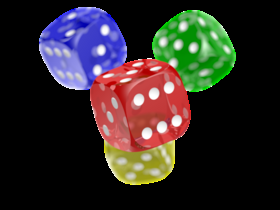
#> input picture phase2/test_image.jpg, 280 x 210 px, given in place of the camera
$ python cam_viewer.py   (older library calls are emulated)
#> lines starting #> are read from the running program, lines starting #| are printed output that depends on the picture
#!/usr/bin/env python3
#-----------------------------------------------------------------------------------
# Visionneuse IPES : flux camera en continu sur les lunettes, bascule au clavier SSH,
# indice de nettete pour regler le focus. HUD arrete (une camera = un seul programme).
# Lancement : DISPLAY=:0 python3 cam_viewer.py
#-----------------------------------------------------------------------------------
import os
import sys
import threading
import time

import cv2
import numpy as np

import hud_config as cfg

CAMERAS = [("GAUCHE", cfg.CAM_LEFT), ("DROITE", cfg.CAM_RIGHT),
           ("ARRIERE", cfg.CAM_BACK), ("NUIT IMX462", cfg.CAM_NIGHT)]
AZERTY = {'&': '1', '\u00e9': '2', '"': '3', "'": '4'}   # rangee chiffres sans Maj
touche = None


def lire_clavier():
    """Touches tapees dans le terminal SSH (suivies d'Entree)."""
    global touche
    while True:
        try:
            brut = os.read(sys.stdin.fileno(), 1024)
        except Exception:
            time.sleep(0.1)
            continue
        if not brut:
            time.sleep(0.5)
            continue
        ligne = brut.decode('utf-8', errors='replace').strip()
        if ligne:
            touche = AZERTY.get(ligne[0], ligne[0])


def ouvrir(i):
    """Une seule camera ouverte a la fois : pas de conflit de bande passante sur le hub."""
    nom, chemin = CAMERAS[i]
    cap = cv2.VideoCapture(chemin, cv2.CAP_V4L2)
    cap.set(cv2.CAP_PROP_FOURCC, cv2.VideoWriter_fourcc(*'MJPG'))
    cap.set(cv2.CAP_PROP_FRAME_WIDTH, 1280)
    cap.set(cv2.CAP_PROP_FRAME_HEIGHT, 720)
    cap.set(cv2.CAP_PROP_BUFFERSIZE, 1)
    print(f"Camera {i + 1} : {nom} {'OK' if cap.isOpened() else 'INTROUVABLE'}", flush=True)
    return cap


if __name__ == "__main__":
    threading.Thread(target=lire_clavier, daemon=True).start()
    print("Touches (+ Entree) : n suivante | 1-4 directe | z zoom centre | r raz max | q quitter")
    cv2.namedWindow("IPES CAM", cv2.WINDOW_NORMAL)
    cv2.resizeWindow("IPES CAM", cfg.ECRAN_W, cfg.ECRAN_H)

    # Zone utile du HUD (memes marges que hud_v1)
    hud_w = int(cfg.ECRAN_W * (1 - cfg.MARGE_G - cfg.MARGE_D))
    hud_h = int(cfg.ECRAN_H * (1 - 2 * cfg.MARGE_Y))
    ox, oy = int(cfg.ECRAN_W * cfg.MARGE_G), (cfg.ECRAN_H - hud_h) // 2

    i, zoom = 0, False
    cap = ouvrir(i)
    net, net_max, lum, t_print = 0.0, 0.0, 0.0, 0.0
    vert, orange = (0, 200, 0), (0, 165, 255)

    while True:
        ok, frame = cap.read()
#> frame is the input picture: shape (210, 280, 3); mean B, G, R 39.2, 41.1, 47
        ecran = np.zeros((cfg.ECRAN_H, cfg.ECRAN_W, 3), np.uint8)
        nom = CAMERAS[i][0]
        if ok:
            frame = cv2.flip(frame, -1)                         # cameras montees a l'envers
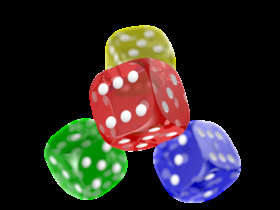
#> frame: shape (210, 280, 3); mean B, G, R 39.2, 41.1, 47
            h, w = frame.shape[:2]
#> h = 210; w = 280
            gris = cv2.cvtColor(frame, cv2.COLOR_BGR2GRAY)
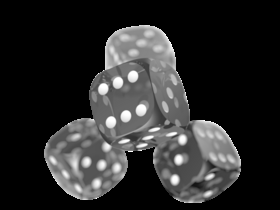
#> gris: shape (210, 280); min 0, max 255, mean 42.6
            y0, y1, x0, x1 = h // 2 - 150, h // 2 + 150, w // 2 - 200, w // 2 + 200
#> y0 = -45; y1 = 255; x0 = -60; x1 = 340
            net = cv2.Laplacian(gris[y0:y1, x0:x1], cv2.CV_64F).var()   # nettete du centre
#> net = 1141.4
            net_max = max(net_max, net)
#> net_max = 1141.4
            lum = gris.mean()
#> lum = 42.63
            if zoom:
                vue = frame[y0:y1, x0:x1]
            else:
                vue = frame.copy()
                cv2.rectangle(vue, (x0, y0), (x1, y1), orange, 2)       # zone mesuree
            # Image ajustee dans la zone utile, proportions conservees
            e = min(hud_w / vue.shape[1], hud_h / vue.shape[0])
#> e = 4.63
            vw, vh = int(vue.shape[1] * e), int(vue.shape[0] * e)
#> vw = 1296; vh = 972
            vx, vy = ox + (hud_w - vw) // 2, oy + (hud_h - vh) // 2
#> vx = 360; vy = 54
            ecran[vy:vy + vh, vx:vx + vw] = cv2.resize(vue, (vw, vh))
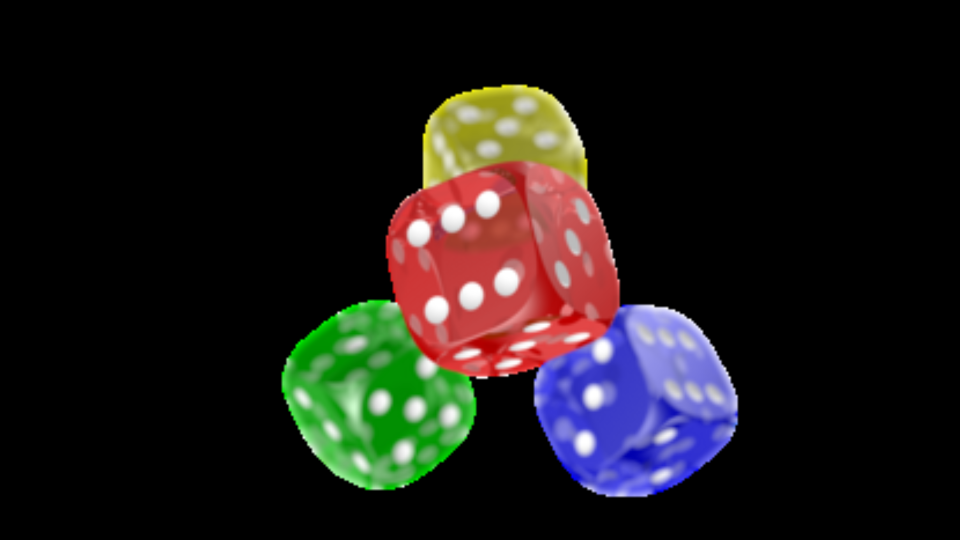
#> ecran: shape (1080, 1920, 3) (shown at 1/2 size); mean B, G, R 23.8, 24.9, 28.5
        else:
            time.sleep(0.2)                                     # camera absente : pas de boucle a vide
            cv2.putText(ecran, "PAS D'IMAGE", (ox + cfg.COL_G, oy + 200),
                        cv2.FONT_HERSHEY_SIMPLEX, 1.2, orange, 3)

        # Bandeau : camera, nettete, jauge relative au maximum vu
        tx, ty = ox + cfg.COL_G, oy + 40
        cv2.rectangle(ecran, (tx - 10, ty - 32), (tx + 760, ty + 42), (0, 0, 0), -1)
        cv2.putText(ecran, f"{i + 1} {nom}{'  ZOOM' if zoom else ''}   NETTETE {net:.0f}   MAX {net_max:.0f}"
                    f"   LUM {lum:.0f}", (tx, ty), cv2.FONT_HERSHEY_SIMPLEX, 0.8, vert, 2)
        jauge = int(740 * net / net_max) if net_max > 0 else 0
#> jauge = 740
        cv2.rectangle(ecran, (tx, ty + 15), (tx + 740, ty + 32), (0, 70, 0), 1)
        cv2.rectangle(ecran, (tx, ty + 15), (tx + jauge, ty + 32),
                      vert if jauge > 0.95 * 740 else orange, -1)
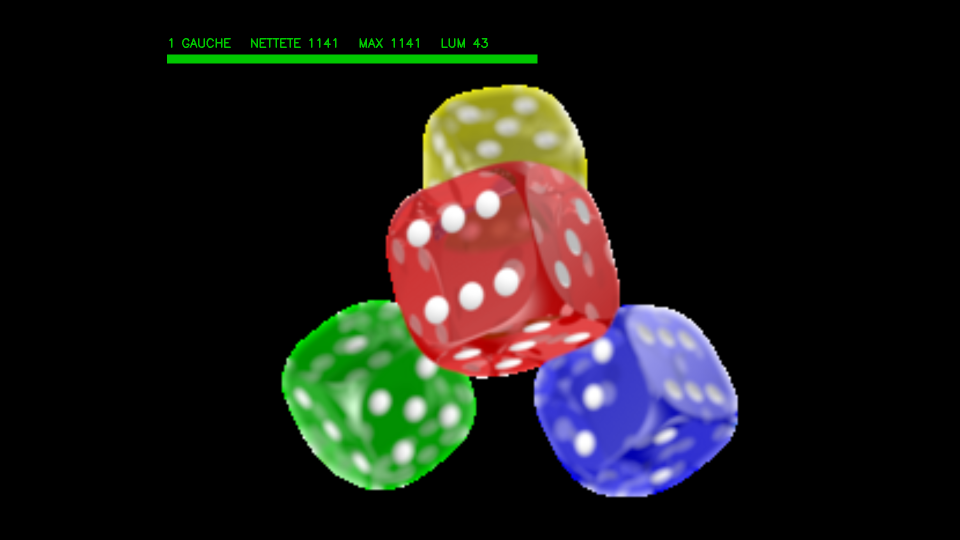
#> ecran: shape (1080, 1920, 3) (shown at 1/2 size); mean B, G, R 23.8, 26.5, 28.5
        cv2.imshow("IPES CAM", ecran)
        cv2.waitKey(1)

        if time.time() - t_print > 1.0:
            print(f"{nom:12s} nettete {net:7.0f}   max {net_max:7.0f}   lum {lum:5.1f}", flush=True)
#| GAUCHE       nettete    1141   max    1141   lum  42.6
            t_print = time.time()

        k, touche = touche, None
        if k == 'q':
            break
        if k == 'n' or k in ('1', '2', '3', '4'):
            j = (i + 1) % len(CAMERAS) if k == 'n' else int(k) - 1
            cap.release()
            time.sleep(0.3)
            i, net_max = j, 0.0
            cap = ouvrir(i)
        elif k == 'z':
            zoom = not zoom
        elif k == 'r':
            net_max = 0.0

    cap.release()
    cv2.destroyAllWindows()
